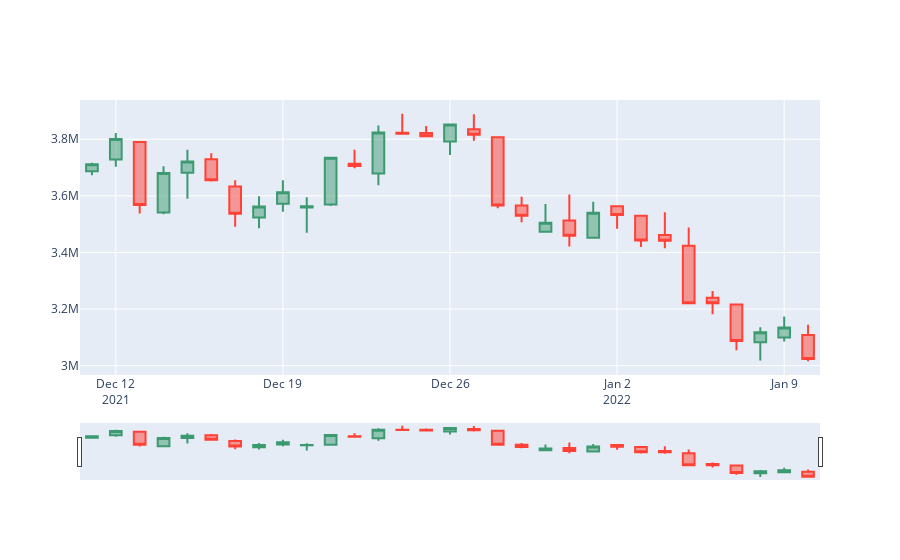

The cell this chart's notebook holds for it:
### Code cell
fig = go.Figure(data=[go.Candlestick(x=candlestick_data.index,
                open=candlestick_data['Price']['first'],
                high=candlestick_data['Price']['max'],
                low=candlestick_data['Price']['min'],
                close=candlestick_data['Price']['last'])])

fig.show()
